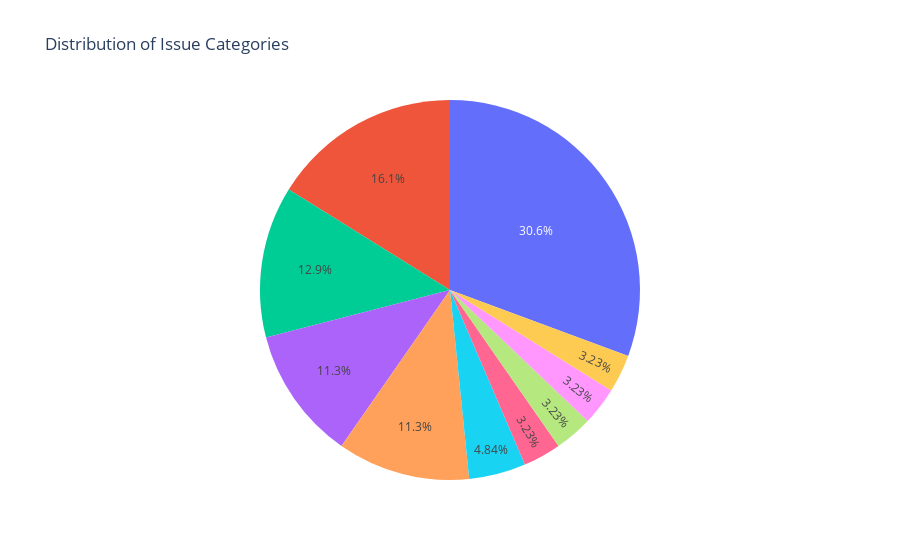

Write notebook code for a chart like this one.
### Markdown cell above
### We can also use <span style="color:turquoise;">PLOTLY</span> to visualize the data

### Code cell
# Create a pie chart using Plotly
import plotly.express as px
import pandas

labels = list(category_counts.keys())
values = list(category_counts.values())
fig = px.pie(labels=labels, values=values, title='Distribution of Issue Categories')
#fig.update_layout(renderer="notebook")
fig.write_html('plotly_chart.html')
fig.show()

### Figure 1 — Plotly figure (JSON) as saved in the notebook; plotly's stock layout.template omitted (floating-point values rounded to 4 significant figures)
{"data": [{"domain": {"x": [0, 1], "y": [0, 1]}, "hovertemplate": "value=%{value}<extra></extra>", "legendgroup": "", "name": "", "showlegend": false, "type": "pie", "values": [19, 7, 2, 10, 7, 2, 8, 2, 3, 2]}], "layout": {"legend": {"tracegroupgap": 0}, "title": {"text": "Distribution of Issue Categories"}}}
